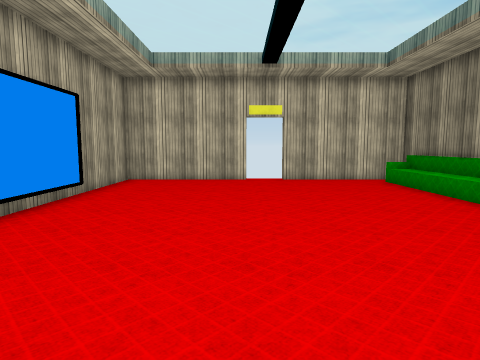
View 1 (above)

14 first-person views from a walk through a scene from a Unity 3-D project. The camera is 1.3 m above the floor, tilts 6° down and sees 75° across. The floor is counted in squares, 1 m on a side. Each view is taken from the middle of a square. On the plan, view 1 faces up. The plan holds only what a view shows up to about 14 squares ahead; the rest is blank. The place goes on beyond the plan. The player is left out. Door leaves are left out, so doorways stand open. Some surface patterns are stand-ins.

View 2
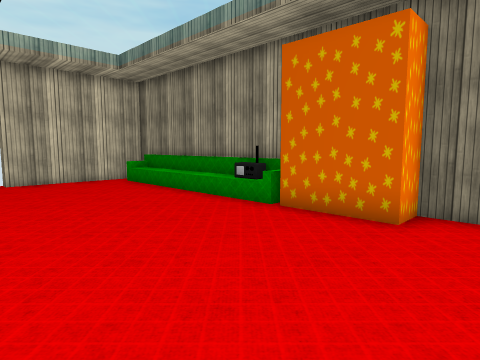

View 3
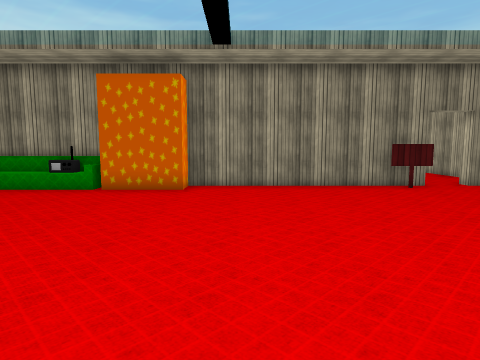

View 4
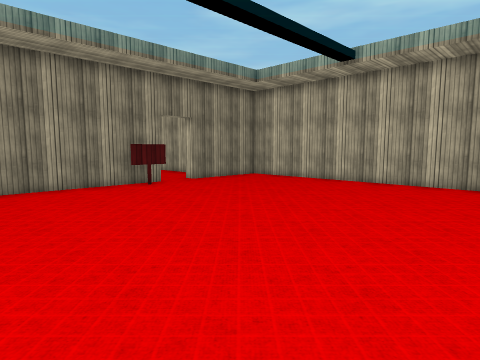

View 5
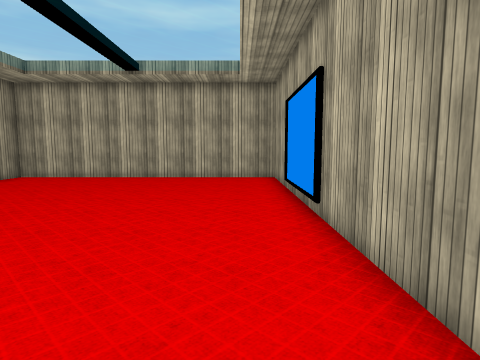

View 6
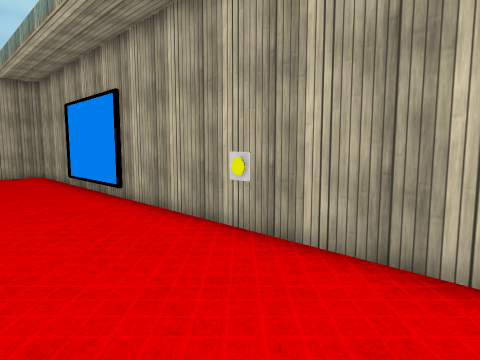

View 7
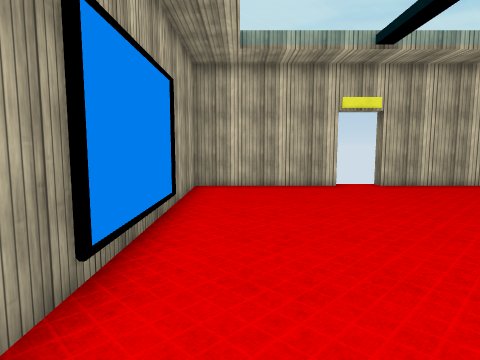

View 8
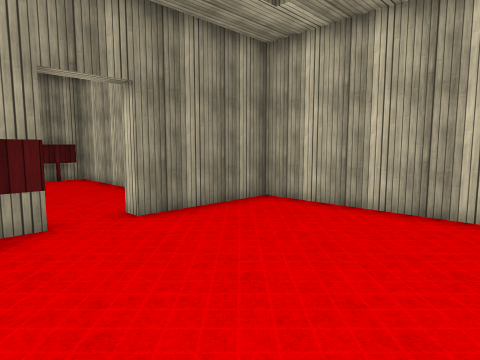

View 9
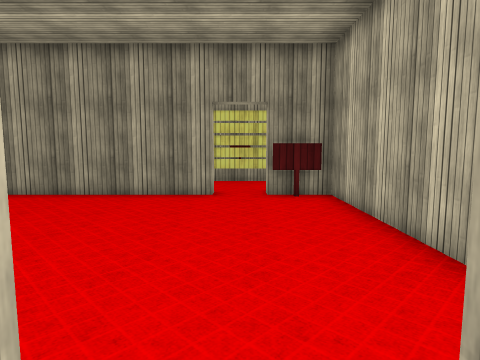

View 10
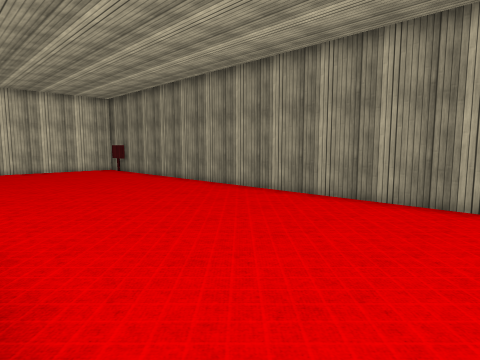

View 11
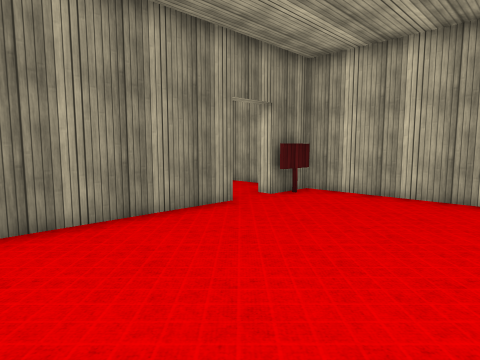

View 12
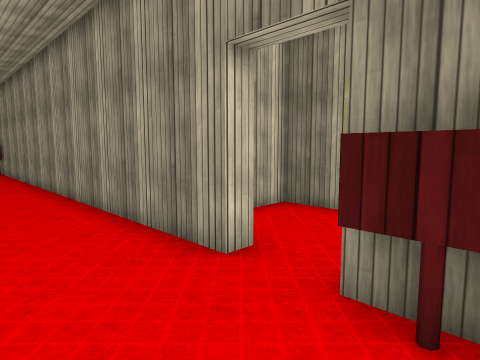

View 13
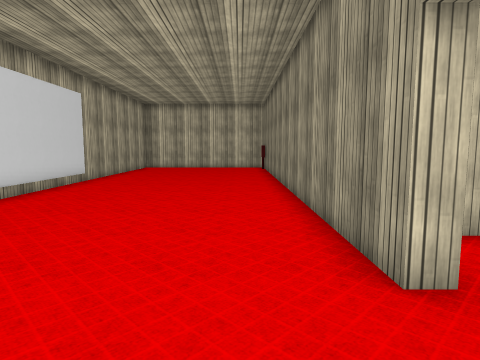

View 14
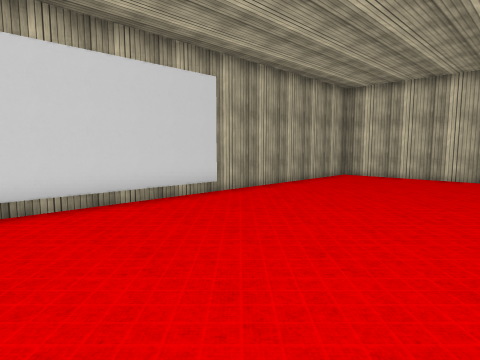

### Floor plan
Ten units are one square. View 1 is at (0, 0); x grows to the right and y downward. Boxes are objects, and circles mark ways between rooms. Rooms are numbered by the first view taken in them; rooms with no view inside come last. Other rooms are left out.
<svg viewBox="-50 -135 235 255">
<path fill="none" stroke="#000" d="M65 -46 65 -125 18 -125M59 62 59 49M65 64 65 -17 55 -17 55 -42M4 -125 -45 -125 -45 115 65 115 65 78 70 78M151 63 145 63 145 -84M70 -100 70 21M122 -110 80 -110M92 95 145 95 145 78M142 93 142 78 150 78M180 81 180 45 162 45M165 95 179 95"/>
<circle cx="70" cy="70" r="3" fill="#2a7"/>
<circle cx="150" cy="70" r="3" fill="#2a7"/>
<text x="10" y="0">1</text>
<text x="110" y="-10">2</text>
<text x="160" y="70">3</text>
</svg>
Room 1 opens to room 2. Room 2 opens to room 3.

Where each view was taken, in squares from view 1:
view 1: 0 up, 0 right, facing up
view 2: 0 up, 0 right, facing up-right
view 3: 0 up, 4 left, facing right
view 4: 0 up, 4 left, facing down-right
view 5: 2 up, 3 left, facing down
view 6: 4 up, 1 left, facing down-left
view 7: 2 up, 3 left, facing up
view 8: 5 down, 1 right, facing down-right
view 9: 7 down, 6 right, facing right
view 10: 7 down, 7 right, facing up-right
view 11: 1 down, 9 right, facing down-right
view 12: 9 down, 12 right, facing up-right
view 13: 9 down, 13 right, facing up
view 14: 3 down, 14 right, facing up-left
